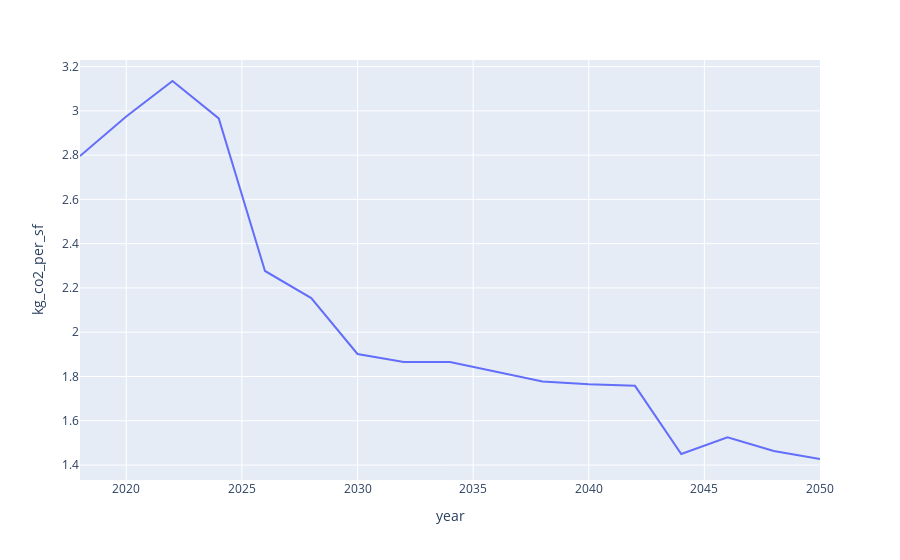

This figure's notebook cell:
### Code cell
df = pd.DataFrame(js['emissions_projection'])


px.line(df, x='year', y='kg_co2_per_sf')

### Figure 1 — Plotly figure (JSON) as saved in the notebook; plotly's stock layout.template omitted (floating-point values rounded to 4 significant figures)
{"data": [{"hovertemplate": "year=%{x}<br>kg_co2_per_sf=%{y}<extra></extra>", "legendgroup": "", "line": {"color": "#636efa", "dash": "solid"}, "marker": {"symbol": "circle"}, "mode": "lines", "name": "", "orientation": "v", "showlegend": false, "type": "scatter", "x": [2018, 2020, 2022, 2024, 2026, 2028, 2030, 2032, 2034, 2036, 2038, 2040, 2042, 2044, 2046, 2048, 2050], "xaxis": "x", "y": [2.796, 2.974, 3.135, 2.966, 2.277, 2.154, 1.902, 1.866, 1.866, 1.823, 1.777, 1.765, 1.758, 1.45, 1.526, 1.463, 1.427], "yaxis": "y"}], "layout": {"legend": {"tracegroupgap": 0}, "margin": {"t": 60}, "xaxis": {"anchor": "y", "domain": [0, 1], "title": {"text": "year"}}, "yaxis": {"anchor": "x", "domain": [0, 1], "title": {"text": "kg_co2_per_sf"}}}}
